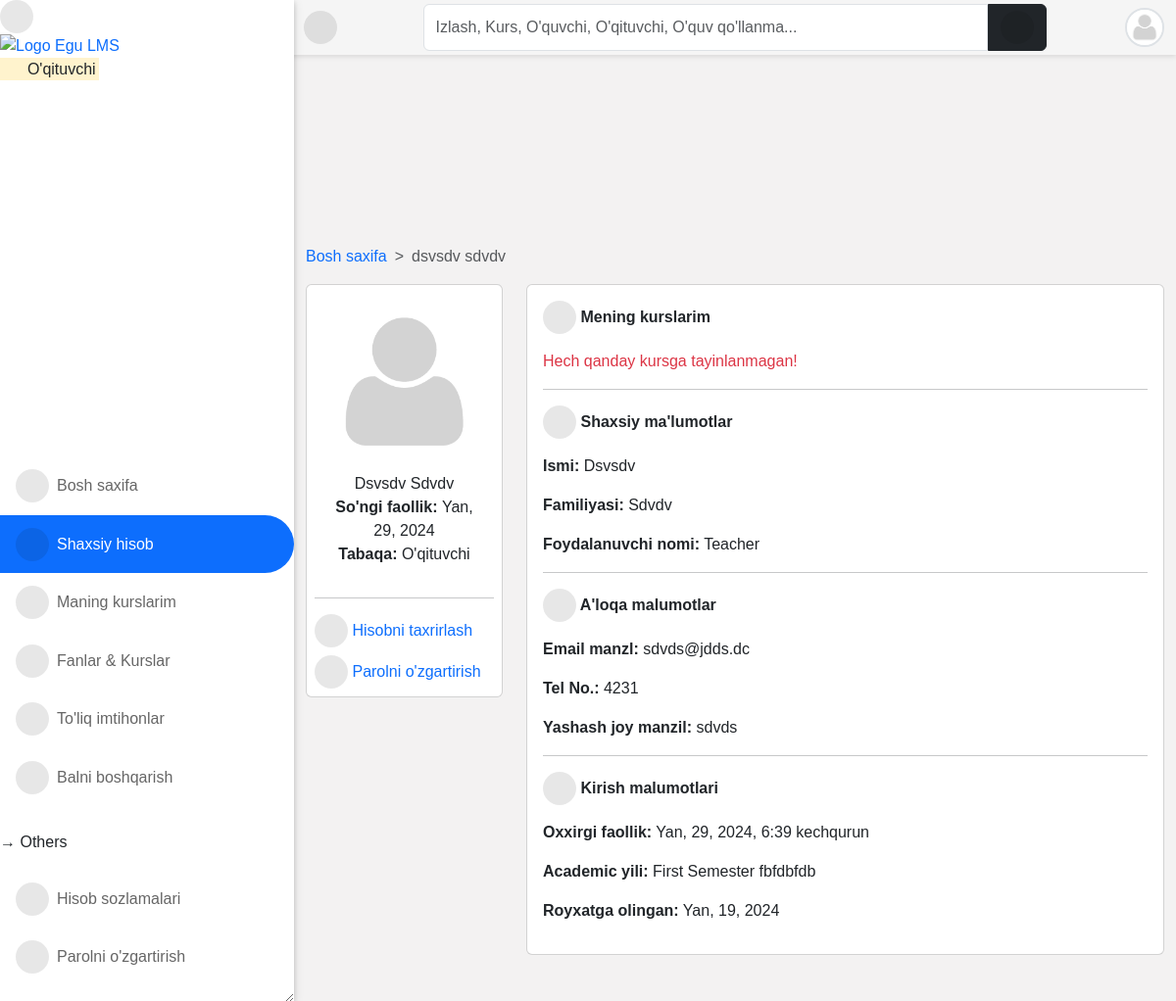
/accounts/profile/ (signed in), run on an earlier commit of the app's database.
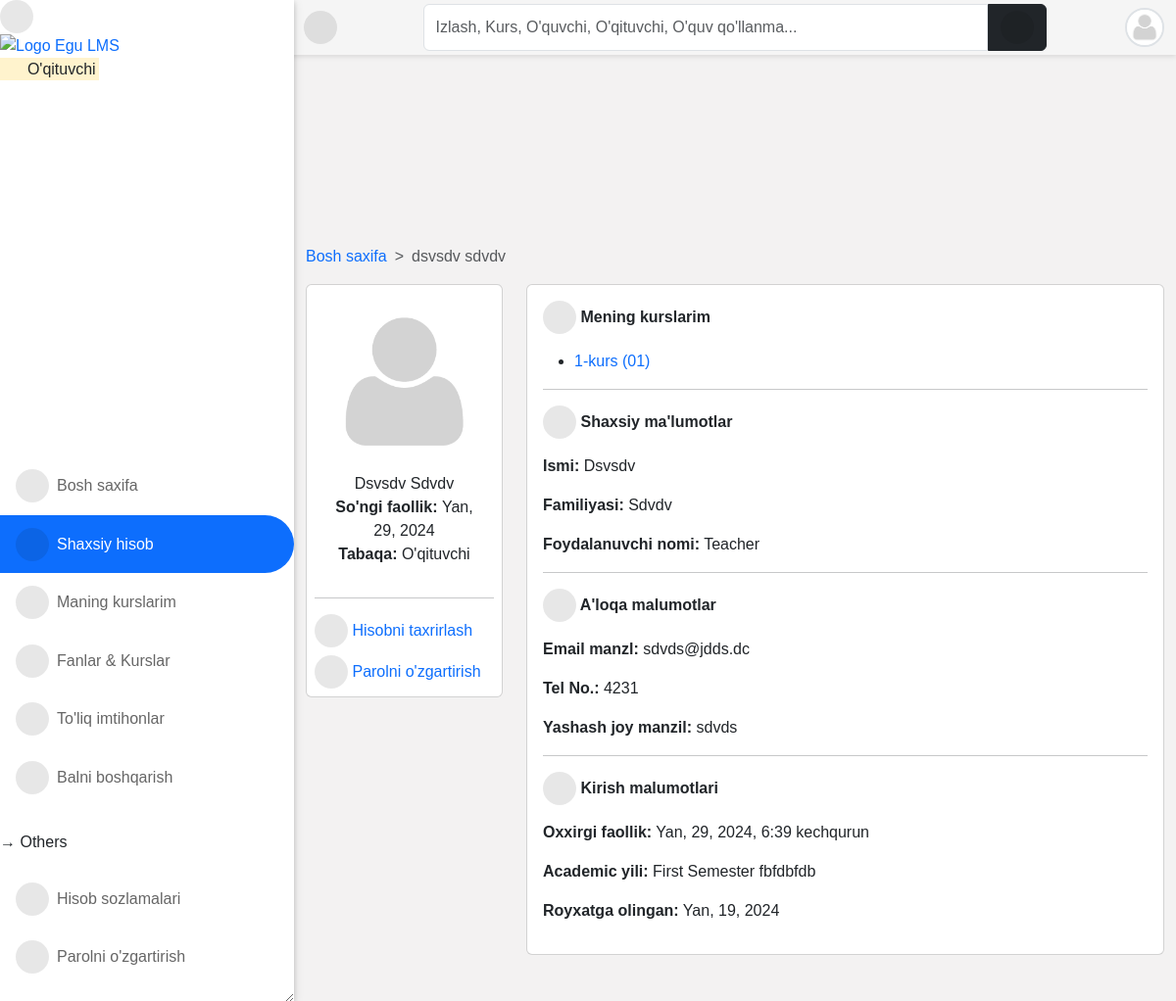
And on a later commit of the database.
### accounts/models.py (models this page shows, shortened)
class User(AbstractUser):
    is_student = models.BooleanField(default=False)
    is_lecturer = models.BooleanField(default=False)
    is_parent = models.BooleanField(default=False)
    is_dep_head = models.BooleanField(default=False)
    phone = models.CharField(max_length=60, blank=True, null=True)
    address = models.CharField(max_length=60, blank=True, null=True)
    picture = models.ImageField(
        upload_to="profile_pictures/%y/%m/%d/", default="default.png", null=True
    )
    email = models.EmailField(blank=True, null=True)
    username_validator = ASCIIUsernameValidator()
    objects = CustomUserManager()
    class Meta:
        ordering = ("-date_joined",)
    @property
    def get_full_name(self):
        full_name = self.username
        if self.first_name and self.last_name:
            full_name = self.first_name + " " + self.last_name
        return full_name
    @property
    def get_user_role(self):
        if self.is_superuser:
            role = "Boshliq"
        elif self.is_student:
            role = "O'quvchi"
        elif self.is_lecturer:
            role = "O'qituvchi"
        elif self.is_parent:
            role = "Ota-ona"
        return role

### core/models.py (models this page shows)
class Semester(models.Model):
    semester = models.CharField(max_length=10, choices=SEMESTER, blank=True)
    is_current_semester = models.BooleanField(default=False, blank=True, null=True)
    session = models.ForeignKey(
        Session, on_delete=models.CASCADE, blank=True, null=True
    )
    next_semester_begins = models.DateField(null=True, blank=True)
    def __str__(self):
        return self.semester

class Session(models.Model):
    session = models.CharField(max_length=200, unique=True)
    is_current_session = models.BooleanField(default=False, blank=True, null=True)
    next_session_begins = models.DateField(blank=True, null=True)
    def __str__(self):
        return self.session

### course/models.py (models this page shows, shortened)
class Course(models.Model):
    slug = models.SlugField(blank=True, unique=True)
    title = models.CharField(max_length=200, null=True)
    code = models.CharField(max_length=200, unique=True, null=True)
    credit = models.IntegerField(null=True, default=0)
    summary = models.TextField(max_length=200, blank=True, null=True)
    program = models.ForeignKey(Program, on_delete=models.CASCADE)
    level = models.CharField(max_length=25, choices=LEVEL, null=True)
    year = models.IntegerField(choices=YEARS, default=0)
    semester = models.CharField(choices=SEMESTER, max_length=200)
    is_elective = models.BooleanField(default=False, blank=True, null=True)
    objects = CourseManager()
    def __str__(self):
        return "{0} ({1})".format(self.title, self.code)
    def get_absolute_url(self):
        return reverse("course_detail", kwargs={"slug": self.slug})

### accounts/views.py (the view, shortened to what this page needs)
# urls.py: path("profile/", profile, name="profile"),
@login_required
def profile(request):
    current_session = Session.objects.filter(is_current_session=True).first()
    current_semester = Semester.objects.filter(
        is_current_semester=True, session=current_session
    ).first()
    if request.user.is_lecturer:
        courses = Course.objects.filter(
            allocated_course__lecturer__pk=request.user.id
        ).filter(semester=current_semester)
        return render(
            request,
            "accounts/profile.html",
            {
                "title": request.user.get_full_name,
                "courses": courses,
                "current_session": current_session,
                "current_semester": current_semester,
            },
        )

### templates/accounts/profile.html (shortened to what this page needs)
{% extends 'base.html' %}
{% load static %}
{% load i18n %}
{% block content %}
{% if user.is_authenticated %}
<nav style="--bs-breadcrumb-divider: '>';" aria-label="breadcrumb">
    <ol class="breadcrumb">
      <li class="breadcrumb-item"><a href="/">Bosh saxifa</a></li>
      <li class="breadcrumb-item active" aria-current="page">{{ user.get_full_name }}</li>
    </ol>
</nav>
<div class="row">
    <div class="col-md-3 mx-auto">
        <div class="card  p-2">
            <div class="text-center">
                <img src="{{ user.picture.url }}" class="w-100">
                <ul class="px-2 list-unstyled">
                    <li>{{ user.get_full_name|title }}</li>
                    <li><strong>So'ngi faollik: </strong>{{ user.last_login|date }}</li>
                    <li><strong>Tabaqa: </strong>
                        {{ user.get_user_role }}
                    </li>
                </ul>
            </div>
            <hr>
            <a class="mb-2" href="{% url 'edit_profile' %}"><i class="fas fa-user-edit"></i>
                <span class="mobile-hide">Hisobni taxrirlash</span></a>
            <a href="{% url 'change_password' %}"><i class="fas fa-lock"></i><span class="mobile-hide">
                    Parolni o'zgartirish</span></a>
        </div>
    </div>
    <div class="col-md-9 mx-auto">
        <div class="card">
            <div class="card-body">
                {% if user.is_lecturer %}
                <p class="fw-bold"><i class="fas fa-book-open"></i> Mening kurslarim</p>
                {% if courses %}
                <ul>
                    {% for course in courses %}
                    <li><a href="{{ course.get_absolute_url }}">{{ course }}</a></li>
                    {% endfor %}
                </ul>
                {% else %}
                <div class="text-danger">Hech qanday kursga tayinlanmagan!</div>
                {% endif %}
                <hr>
                {% endif %}
                <p class="fw-bold"><i class="fas fa-user"></i> Shaxsiy ma'lumotlar</p>
                <div class="dashboard-description">
                    <p><strong>Ismi:</strong> {{ user.first_name|title }}</p>
                    <p><strong>Familiyasi:</strong> {{ user.last_name|title }}</p>
                    <p><strong>Foydalanuvchi nomi:</strong> {{ user.username }}</p>
                </div>
                <hr>
                <p class="fw-bold"><i class="fas fa-phone-square-alt"></i> A'loqa malumotlar</p>
                <div class="dashboard-description">
                    <p><strong>Email manzl:</strong> {{ user.email }}</p>
                    <p><strong>Tel No.:</strong> {{ user.phone }}</p>
                    <p><strong>Yashash joy manzil:</strong> {{ user.address }}</p>
                </div>
                <hr>
                <p class="fw-bold"><i class="fa fa-calendar-day"></i> Kirish malumotlari</p>
                <div class="dashboard-description">
                    <p><strong>Oxxirgi faollik:</strong> {{ user.last_login }}</p>
                    {% if current_semester and current_session %}
                    <p><strong>Academic yili:</strong> {{ current_semester }} Semester {{ current_session }}</p>
                    {% endif %}
                    <p><strong>Royxatga olingan:</strong> {{ user.date_joined|date }}</p>
                </div>
            </div>
        </div>
    </div>
</div>
{% endif %}
{% endblock content %}

### templates/base.html (shortened to what this page needs)
{% load static %}
<!DOCTYPE html>
<html lang="en">
<head>
    <link rel="stylesheet" type="text/css" href="{% static 'vendor/fontawesome-6.5.1/css/all.min.css' %}">
    <link rel="stylesheet" type="text/css" href="{% static 'vendor/bootstrap-5.3.2/css/bootstrap.min.css' %}">
    <link rel="stylesheet" type="text/css" href="{% static 'css/style.min.css' %}">
</head>
<body>
    {% block sidebar %}
        {% include 'aside.html' %}
    {% endblock %}
    {% block maincontent %}
    <div id="main">
        {% block topbar %}
            {% include 'navbar.html' %}
        {% endblock %}
        <div class="container-fluid" id="main-content">
            {% block content %}{% endblock content %}
        </div>
    </div>
    {% endblock %}
</body>
</html>

### templates/aside.html (shortened to what this page needs)
{% load static %}
<div id="side-nav">
	<div class="main-menu">
			<div class="desktop-hide">
				<div class="toggle-btn" onclick="toggleSidebar()">
					<i class="fas fa-times"></i>
				</div>
			</div>
			<a href="/">
				<img src="{% static '/img/dj-lms.png' %}" width="110px" alt="Logo Egu LMS">
			</a>
			<p class="text-orange">
				<mark>
					<i class="far fa-hand-point-right"></i>
					{{ request.user.get_user_role }}
				</mark>
			</p>
		</div>
		{% url 'home' as hom %} {% url 'dashboard' as dash %} {% url 'profile' as prof %}
		{% url 'programs' as pro %} {% url 'session_list' as sess %} {% url 'semester_list' as sem %}
		{% url 'add_score' as ascore %} {% url 'grade_results' as vr %}{% url 'ass_results' as ar %}
		{% url 'course_registration' as cr %} {% url 'edit_profile' as ep %} {% url 'change_password' as cp %}
		{% url 'quiz_progress' as qpr %} {% url 'quiz_marking' as qce %} {% url 'user_course_list' as ucl %}
		<ul>
			<li class="{% if request.path == hom %}active{% endif %}">
				<a href="{% url 'home' %}"><i class="fas fa-home"></i>Bosh saxifa</a>
			</li>
			<li class="{% if request.path == prof %}active{% endif %}">
				<a href="{% url 'profile' %}"><i class="fas fa-user"></i>Shaxsiy hisob</a>
			</li>
			{% if request.user.is_lecturer or request.user.is_student %}
			<li class="{% if request.path == ucl %}active{% endif %}">
				<a href="{% url 'user_course_list' %}"><i class="fas fa-book"></i>Maning kurslarim</a>
			</li>
			{% endif %}
			<li class="{% if request.path == pro %}active{% endif %}">
				<a href="{% url 'programs' %}"><i class="fas fa-book-open"></i>Fanlar & Kurslar</a>
			</li>
			{% if request.user.is_superuser or request.user.is_lecturer %}
			<li class="{% if request.path == qce %}active{% endif %}">
				<a href="{% url 'quiz_marking' %}"><i class="fas fa-check-double"></i>To'liq imtihonlar</a>
			</li>
			{% endif %}
			{% if request.user.is_lecturer %}
			<li class="{% if request.path == ascore %}active{% endif %}">
				<a href="{% url 'add_score' %}"><i class="fas fa-table"></i>Balni boshqarish</a>
			</li>
			{% endif %}
			<br />
			<p class="ml-3">&RightArrow; Others</p>
			<li class="{% if request.path == ep %}active{% endif %}">
				<a href="{% url 'edit_profile' %}"><i class="fas fa-cogs"></i>Hisob sozlamalari</a>
			</li>
			<li class="{% if request.path == cp %}active{% endif %}">
				<a href="{% url 'change_password' %}"><i class="fas fa-key"></i>Parolni o'zgartirish</a>
			</li>
		</ul>
	</div>
	<footer class="card-footer mt-5 pt-3 pb-5 px-2">
		<div class="col-12">
			<p class="small m-0">
				Bizning <a href="#"> Maxfiylik </a> hamda <a href="#"> Foydalanish shartlari. </a>
				<br />Student LMS &copy; <script>document.write(new Date().getFullYear());</script>
				<br />
			</p>
			<a href="https://github.com/xusanbek0071" class="btn btn-sm btn-dark mx-auto" target="_blank">
			</a>
		</div>
	</footer>

### templates/navbar.html (shortened to what this page needs)
<div id="top-navbar" class="py-1">
	<div class="container">
		<div class="nav-wrapper">
			<div class="toggle-btn" onclick="toggleSidebar()">
				<i class="fas fa-bars"></i>
			</div>
			<form class="form-header" action="{% url 'query' %}" method="GET">
				<input id="primary-search" class="form-control rounded-end-0" type="text" name="q" value="{{ request.GET.q }}"
					placeholder="Izlash, Kurs, O'quvchi, O'qituvchi, O'quv qo'llanma..." required />
				<button class="btn btn-dark rounded-start-0" type="submit">
					<i class="fas fa-search"></i>
				</button>
			</form>
			<div class="dropdown">
				<div class="avatar border border-2" type="button" data-bs-toggle="dropdown" aria-expanded="false">
					<img src="{{ request.user.picture.url }}">
				</div>
			</div>
		</div>
	</div>
</div>

What changed in the data, as far as the page shows it:
added Course: title+code "1-kurs (01)"
Also different on the page:
text no longer shown: "Hech qanday kursga tayinlanmagan!"
